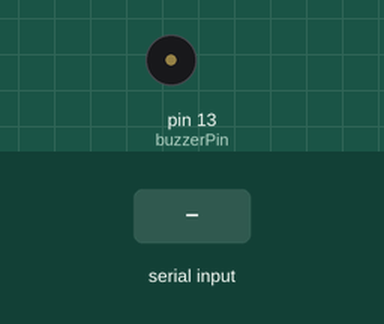
Simulated run of this sketch. Board: Arduino Uno, built with avr-gcc and run on an emulated ATmega328P. Shown: buzzer (waves = sounding). Inputs (shaded band) come from the test bench.

Above: at 1.2 s.
1.3 s: "F" received over Serial
At 2.1 s:
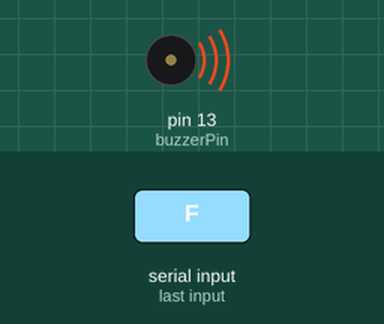
Timing chart, 0 to 4.3 s (numbered marks = the images above; inputs shaded):
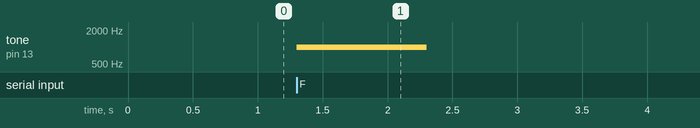

Measured:
- after the input at 1.3 s, tone on pin 13 (buzzerPin): silent → 1000 Hz at once, → silent 1.0 s later

The sketch:

major.ino
```cpp
const int buzzerPin = 13; // Connect the buzzer to pin 8

void setup() {
  Serial.begin(9600); // Initialize serial communication
  pinMode(buzzerPin, OUTPUT); // Set buzzer pin as output
}

void loop() {
  if (Serial.available() > 0) { // If data is available to read
    char command = Serial.read(); // Read the incoming command
    if (command == 'F') { // If the command is 'F' (indicating fall detected)
      tone(buzzerPin, 1000); // Turn on the buzzer at 1000 Hz frequency
      delay(1000); // Keep the buzzer on for 1 second
      noTone(buzzerPin); // Turn off the buzzer
    }
  }
}
```
